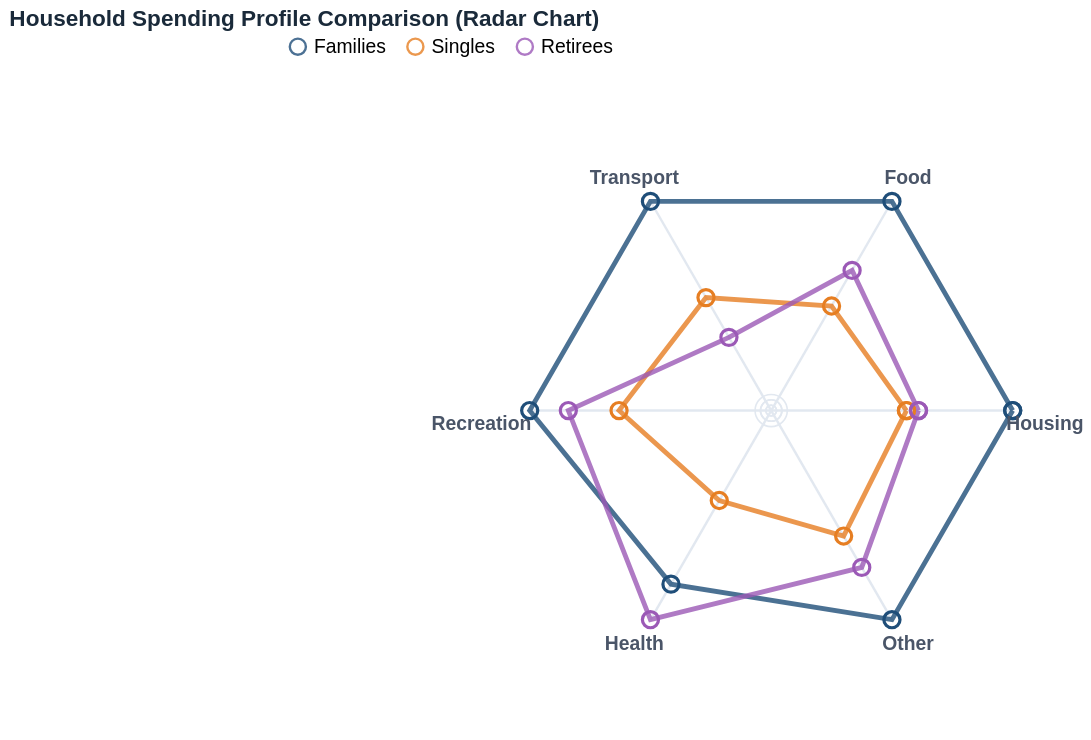

The specification (Vega-Lite) saved for this image:
### Vega-Lite specification from a JSON file in a GitHub repository (floating-point values rounded to 4 significant figures)
{"$schema": "https://vega.github.io/schema/vega-lite/v5.json", "title": {"text": "Household Spending Profile Comparison (Radar Chart)", "fontSize": 14, "fontWeight": 600, "color": "#1a2a3a"}, "width": "container", "height": 400, "config": {"view": {"stroke": "transparent"}}, "data": {"values": [{"household": "Families", "dimension": "Housing", "value": 850, "max": 850, "normalized": 1.0, "angle": 0, "order": 0}, {"household": "Families", "dimension": "Food", "value": 420, "max": 420, "normalized": 1.0, "angle": 60, "order": 1}, {"household": "Families", "dimension": "Transport", "value": 520, "max": 520, "normalized": 1.0, "angle": 120, "order": 2}, {"household": "Families", "dimension": "Recreation", "value": 380, "max": 380, "normalized": 1.0, "angle": 180, "order": 3}, {"household": "Families", "dimension": "Health", "value": 290, "max": 350, "normalized": 0.83, "angle": 240, "order": 4}, {"household": "Families", "dimension": "Other", "value": 200, "max": 200, "normalized": 1.0, "angle": 300, "order": 5}, {"household": "Families", "dimension": "Housing", "value": 850, "max": 850, "normalized": 1.0, "angle": 0, "order": 6}, {"household": "Singles", "dimension": "Housing", "value": 480, "max": 850, "normalized": 0.56, "angle": 0, "order": 0}, {"household": "Singles", "dimension": "Food", "value": 210, "max": 420, "normalized": 0.5, "angle": 60, "order": 1}, {"household": "Singles", "dimension": "Transport", "value": 280, "max": 520, "normalized": 0.54, "angle": 120, "order": 2}, {"household": "Singles", "dimension": "Recreation", "value": 240, "max": 380, "normalized": 0.63, "angle": 180, "order": 3}, {"household": "Singles", "dimension": "Health", "value": 150, "max": 350, "normalized": 0.43, "angle": 240, "order": 4}, {"household": "Singles", "dimension": "Other", "value": 120, "max": 200, "normalized": 0.6, "angle": 300, "order": 5}, {"household": "Singles", "dimension": "Housing", "value": 480, "max": 850, "normalized": 0.56, "angle": 0, "order": 6}, {"household": "Retirees", "dimension": "Housing", "value": 520, "max": 850, "normalized": 0.61, "angle": 0, "order": 0}, {"household": "Retirees", "dimension": "Food", "value": 280, "max": 420, "normalized": 0.67, "angle": 60, "order": 1}, {"household": "Retirees", "dimension": "Transport", "value": 180, "max": 520, "normalized": 0.35, "angle": 120, "order": 2}, {"household": "Retirees", "dimension": "Recreation", "value": 320, "max": 380, "normalized": 0.84, "angle": 180, "order": 3}, {"household": "Retirees", "dimension": "Health", "value": 350, "max": 350, "normalized": 1.0, "angle": 240, "order": 4}, {"household": "Retirees", "dimension": "Other", "value": 150, "max": 200, "normalized": 0.75, "angle": 300, "order": 5}, {"household": "Retirees", "dimension": "Housing", "value": 520, "max": 850, "normalized": 0.61, "angle": 0, "order": 6}]}, "transform": [{"calculate": "300 + datum.normalized * 150 * cos(datum.angle * PI / 180)", "as": "x"}, {"calculate": "200 - datum.normalized * 150 * sin(datum.angle * PI / 180)", "as": "y"}], "layer": [{"data": {"values": [{"a": 0, "x1": 300, "y1": 200, "x2": 450, "y2": 200}, {"a": 60, "x1": 300, "y1": 200, "x2": 375, "y2": 70}, {"a": 120, "x1": 300, "y1": 200, "x2": 225, "y2": 70}, {"a": 180, "x1": 300, "y1": 200, "x2": 150, "y2": 200}, {"a": 240, "x1": 300, "y1": 200, "x2": 225, "y2": 330}, {"a": 300, "x1": 300, "y1": 200, "x2": 375, "y2": 330}]}, "mark": {"type": "rule", "stroke": "#e2e8f0", "strokeWidth": 1.5}, "encoding": {"x": {"field": "x1", "type": "quantitative", "scale": null, "axis": null}, "y": {"field": "y1", "type": "quantitative", "scale": null, "axis": null}, "x2": {"field": "x2"}, "y2": {"field": "y2"}}}, {"data": {"values": [{"a": 0, "x": 300, "y": 200, "r": 37.5}, {"a": 0, "x": 300, "y": 200, "r": 75}, {"a": 0, "x": 300, "y": 200, "r": 112.5}]}, "mark": {"type": "arc", "fill": null, "stroke": "#e2e8f0", "strokeWidth": 1, "startAngle": 0, "endAngle": 360}, "encoding": {"x": {"field": "x", "type": "quantitative", "scale": null, "axis": null}, "y": {"field": "y", "type": "quantitative", "scale": null, "axis": null}, "radius": {"field": "r"}}}, {"mark": {"type": "line", "strokeWidth": 3, "opacity": 0.8}, "encoding": {"x": {"field": "x", "type": "quantitative", "scale": null, "axis": null}, "y": {"field": "y", "type": "quantitative", "scale": null, "axis": null}, "color": {"field": "household", "type": "nominal", "scale": {"domain": ["Families", "Singles", "Retirees"], "range": ["#1f4e79", "#e67e22", "#9b59b6"]}, "legend": {"orient": "top", "title": null, "labelFontSize": 12}}, "order": {"field": "order"}}}, {"mark": {"type": "point", "size": 100, "opacity": 1}, "encoding": {"x": {"field": "x", "type": "quantitative", "scale": null, "axis": null}, "y": {"field": "y", "type": "quantitative", "scale": null, "axis": null}, "color": {"field": "household", "type": "nominal", "scale": {"domain": ["Families", "Singles", "Retirees"], "range": ["#1f4e79", "#e67e22", "#9b59b6"]}}, "tooltip": [{"field": "household", "type": "nominal", "title": "Household Type"}, {"field": "dimension", "type": "nominal", "title": "Category"}, {"field": "value", "type": "quantitative", "title": "Weekly Spending (AUD)", "format": "$,.0f"}, {"field": "normalized", "type": "quantitative", "title": "Normalized Score", "format": ".2f"}]}}, {"data": {"values": [{"dimension": "Housing", "lx": 470, "ly": 208, "align": "left", "baseline": "top"}, {"dimension": "Food", "lx": 385, "ly": 55, "align": "center", "baseline": "bottom"}, {"dimension": "Transport", "lx": 215, "ly": 55, "align": "center", "baseline": "bottom"}, {"dimension": "Recreation", "lx": 120, "ly": 208, "align": "right", "baseline": "top"}, {"dimension": "Health", "lx": 215, "ly": 345, "align": "center", "baseline": "top"}, {"dimension": "Other", "lx": 385, "ly": 345, "align": "center", "baseline": "top"}]}, "mark": {"type": "text", "fontSize": 12, "fontWeight": 700, "color": "#4a5568"}, "encoding": {"x": {"field": "lx", "type": "quantitative", "scale": null, "axis": null}, "y": {"field": "ly", "type": "quantitative", "scale": null, "axis": null}, "text": {"field": "dimension"}, "align": {"field": "align"}, "baseline": {"field": "baseline"}}}]}
